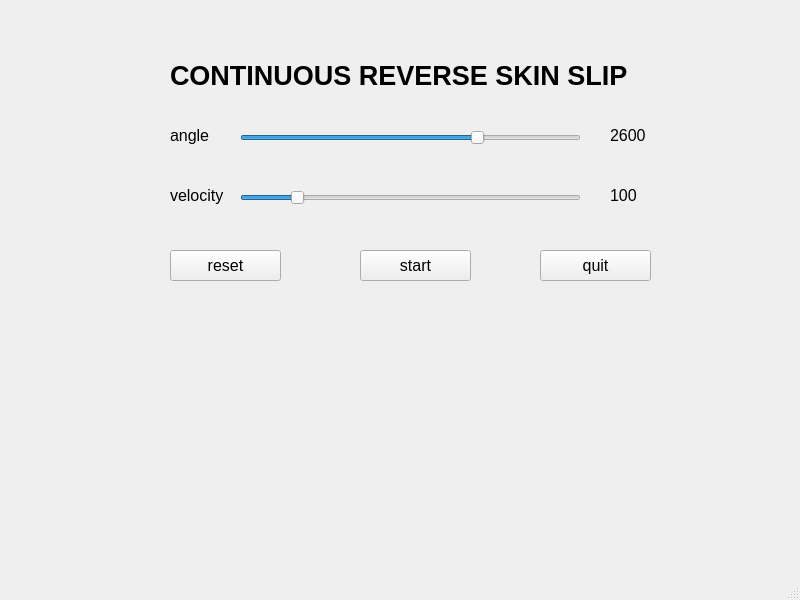
<?xml version="1.0" encoding="UTF-8"?>
<ui version="4.0">
 <class>SecondLayoutContinuousReverseSkinSlipWindow</class>
 <widget class="QMainWindow" name="SecondLayoutContinuousReverseSkinSlipWindow">
  <property name="geometry">
   <rect>
    <x>0</x>
    <y>0</y>
    <width>800</width>
    <height>600</height>
   </rect>
  </property>
  <property name="windowTitle">
   <string>MainWindow</string>
  </property>
  <widget class="QWidget" name="centralwidget">
   <widget class="QLabel" name="titleLabel">
    <property name="geometry">
     <rect>
      <x>170</x>
      <y>60</y>
      <width>471</width>
      <height>31</height>
     </rect>
    </property>
    <property name="font">
     <font>
      <family>Tahoma</family>
      <pointsize>20</pointsize>
      <weight>75</weight>
      <bold>true</bold>
     </font>
    </property>
    <property name="text">
     <string>CONTINUOUS REVERSE SKIN SLIP</string>
    </property>
   </widget>
   <widget class="QLabel" name="velocityLabel">
    <property name="geometry">
     <rect>
      <x>170</x>
      <y>180</y>
      <width>61</width>
      <height>31</height>
     </rect>
    </property>
    <property name="font">
     <font>
      <family>Tahoma</family>
      <pointsize>12</pointsize>
     </font>
    </property>
    <property name="text">
     <string>velocity</string>
    </property>
   </widget>
   <widget class="QPushButton" name="resetButton">
    <property name="geometry">
     <rect>
      <x>170</x>
      <y>250</y>
      <width>111</width>
      <height>31</height>
     </rect>
    </property>
    <property name="font">
     <font>
      <family>Tahoma</family>
      <pointsize>12</pointsize>
     </font>
    </property>
    <property name="text">
     <string>reset</string>
    </property>
   </widget>
   <widget class="QLabel" name="angleVal">
    <property name="geometry">
     <rect>
      <x>610</x>
      <y>120</y>
      <width>41</width>
      <height>31</height>
     </rect>
    </property>
    <property name="font">
     <font>
      <family>Tahoma</family>
      <pointsize>12</pointsize>
     </font>
    </property>
    <property name="text">
     <string>2600</string>
    </property>
   </widget>
   <widget class="QPushButton" name="startButton">
    <property name="geometry">
     <rect>
      <x>360</x>
      <y>250</y>
      <width>111</width>
      <height>31</height>
     </rect>
    </property>
    <property name="font">
     <font>
      <family>Tahoma</family>
      <pointsize>12</pointsize>
     </font>
    </property>
    <property name="text">
     <string>start</string>
    </property>
   </widget>
   <widget class="QPushButton" name="quitButton">
    <property name="geometry">
     <rect>
      <x>540</x>
      <y>250</y>
      <width>111</width>
      <height>31</height>
     </rect>
    </property>
    <property name="font">
     <font>
      <family>Tahoma</family>
      <pointsize>12</pointsize>
     </font>
    </property>
    <property name="text">
     <string>quit</string>
    </property>
   </widget>
   <widget class="QSlider" name="velocitySlider">
    <property name="geometry">
     <rect>
      <x>240</x>
      <y>190</y>
      <width>341</width>
      <height>16</height>
     </rect>
    </property>
    <property name="minimum">
     <number>10</number>
    </property>
    <property name="maximum">
     <number>600</number>
    </property>
    <property name="value">
     <number>100</number>
    </property>
    <property name="orientation">
     <enum>Qt::Horizontal</enum>
    </property>
   </widget>
   <widget class="QSlider" name="angleSlider">
    <property name="geometry">
     <rect>
      <x>240</x>
      <y>130</y>
      <width>341</width>
      <height>16</height>
     </rect>
    </property>
    <property name="minimum">
     <number>2194</number>
    </property>
    <property name="maximum">
     <number>2770</number>
    </property>
    <property name="value">
     <number>2600</number>
    </property>
    <property name="orientation">
     <enum>Qt::Horizontal</enum>
    </property>
   </widget>
   <widget class="QLabel" name="velocityVal">
    <property name="geometry">
     <rect>
      <x>610</x>
      <y>180</y>
      <width>41</width>
      <height>31</height>
     </rect>
    </property>
    <property name="font">
     <font>
      <family>Tahoma</family>
      <pointsize>12</pointsize>
     </font>
    </property>
    <property name="text">
     <string>100</string>
    </property>
   </widget>
   <widget class="QLabel" name="angleLabel">
    <property name="geometry">
     <rect>
      <x>170</x>
      <y>120</y>
      <width>41</width>
      <height>31</height>
     </rect>
    </property>
    <property name="font">
     <font>
      <family>Tahoma</family>
      <pointsize>12</pointsize>
     </font>
    </property>
    <property name="text">
     <string>angle</string>
    </property>
   </widget>
  </widget>
  <widget class="QMenuBar" name="menubar">
   <property name="geometry">
    <rect>
     <x>0</x>
     <y>0</y>
     <width>800</width>
     <height>21</height>
    </rect>
   </property>
  </widget>
  <widget class="QStatusBar" name="statusbar"/>
 </widget>
 <resources/>
 <connections/>
</ui>
